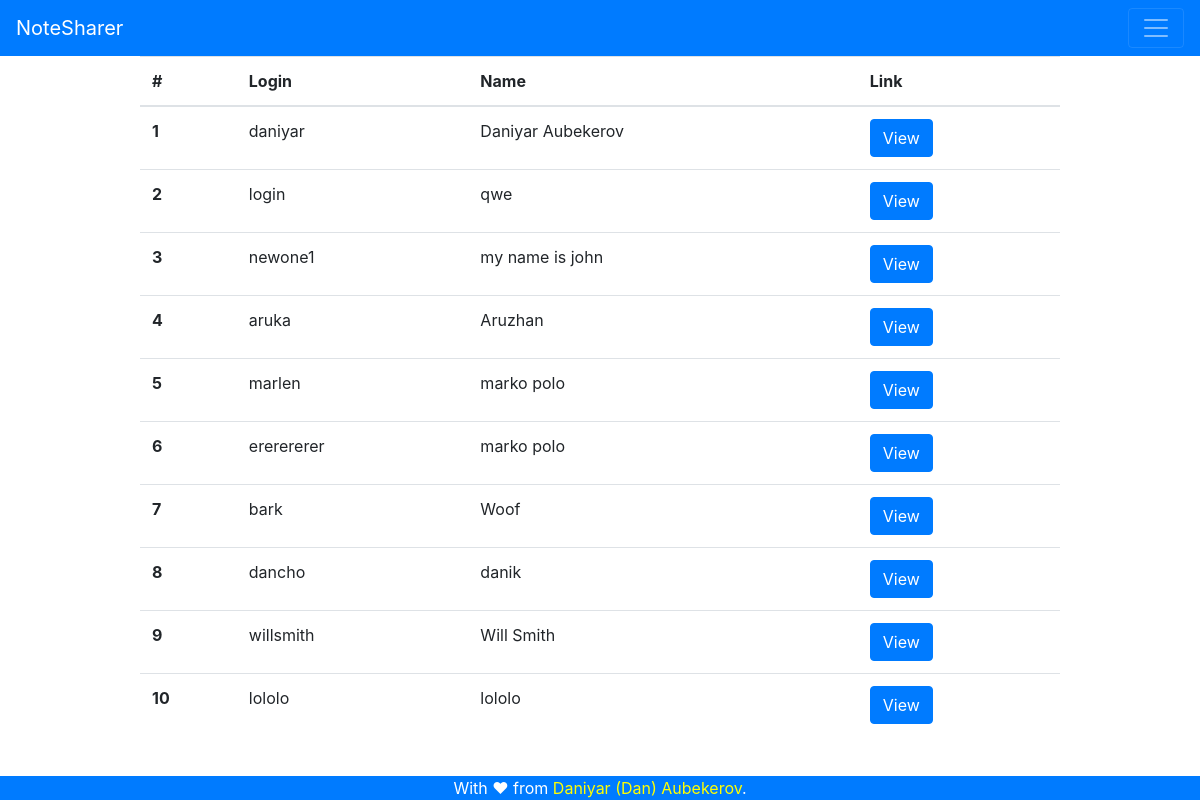
Before: /users (signed in) with the older database file.
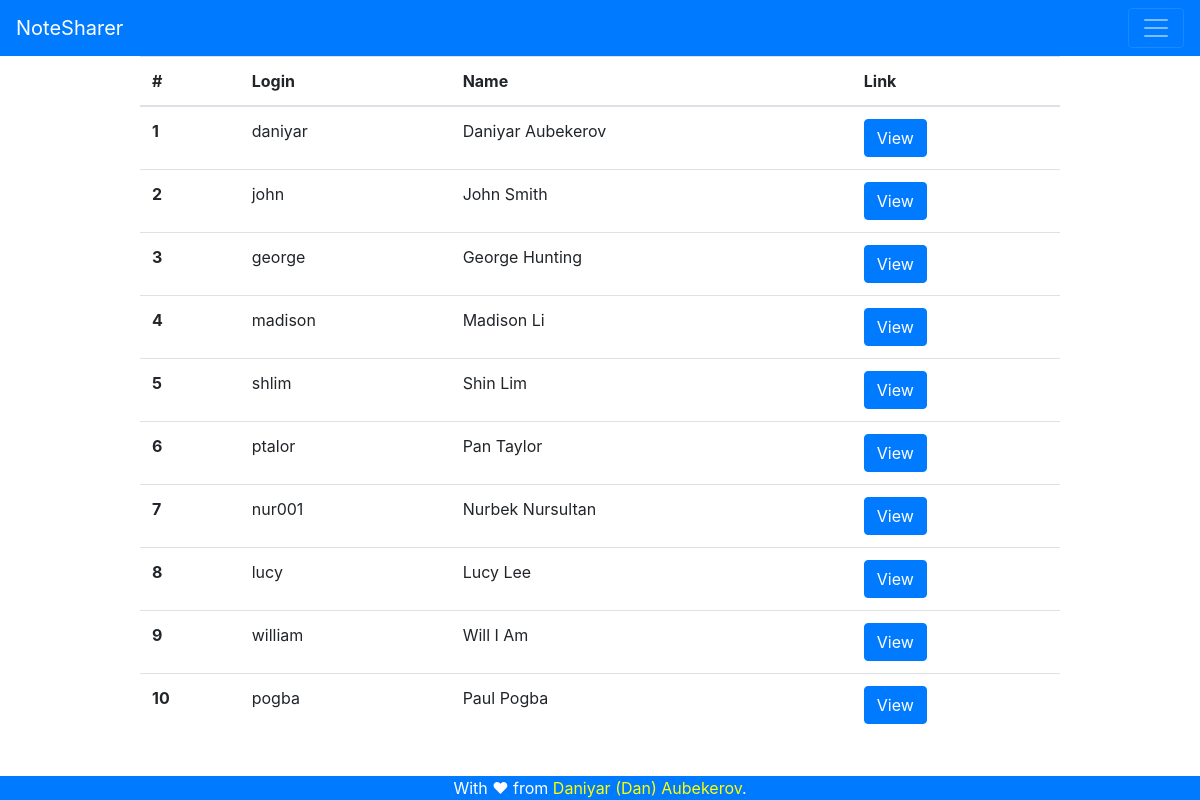
After: the same page with the newer database file.
### tables this page shows
CREATE TABLE 'accounts' (
'id' INTEGER PRIMARY KEY,
'login' VARCHAR(255),
'password' VARCHAR(255),
'name' VARCHAR(255)
, 'university' VARCHAR(255), 'github' VARCHAR(255));

### app.py (the view)
@app.route('/users')
def all_users():
    if (not session['user']):
        return render_template('404.html', error = 'You are not loged in to view this page')
    context = dict()
    db_connection = sqlite3.connect('database.db')
    cursor = db_connection.cursor()
    cursor.execute('SELECT * FROM accounts;')
    users = cursor.fetchall()
    cursor.close()
    context['users'] = users
    return render_template('all_users.html', context = context)

### templates/all_users.html (shortened to what this page needs)
{% extends 'base.html' %}
{% block body %}
    <div class="container">
        <div class="row">
            <div class="col-sm-1"></div>
            <div class="col-lg-10">
                <table class="table table-hover">
                    <thead>
                        <tr>
                        <th scope="col">#</th>
                        <th scope="col">Login</th>
                        <th scope="col">Name</th>
                        <th scope="col">Link</th>
                        </tr>
                    </thead>
                    <tbody>
                        {% for user in context['users'] %}
                            <tr>
                                <th scope="row">{{user[0]}}</th>
                                <td>{{user[1]}}</td>
                                <td>{{user[3]}}</td>
                                <td><a href = "{{url_for('user', login = user[1])}}" class = "btn btn-primary">View</a></td>
                            </tr>
                        {% endfor %}
                    </tbody>
                </table>
            </div>
            <div class="col-sm-1"></div>
        </div>
    </div>
{% endblock %}

### templates/base.html (shortened to what this page needs)
<!DOCTYPE html>
<html lang="en">
    <head>
        <link rel="stylesheet" href="https://cdn.jsdelivr.net/npm/bootstrap@4.5.3/dist/css/bootstrap.min.css">
    </head>
    <body>
        <main>
            <nav class="navbar navbar-dark bg-primary">
                <a class="navbar-brand" href="{{ url_for('index') }}">NoteSharer</a>
                {% if session['user'] %}
                    <button class="navbar-toggler" type="button" data-toggle="collapse" data-target="#navbarText" aria-controls="navbarText" aria-expanded="false" aria-label="Toggle navigation">
                        <span class="navbar-toggler-icon"></span>
                    </button>
                {% else %}
                    <a class="btn btn-light" href="{{ url_for('login') }}">Login </a>
                    <a class="btn btn-light" href="{{url_for('register')}}">Registration</a>
                {% endif %}
            </nav>
            {% block body %}{% endblock %}
            {% if not context['main'] %}
            <footer class="footer bg-primary" style = "position: fixed; left: 0; bottom: 0; width: 100%; color:white; text-align: center;">
                <div class="container">
                    <span class="">With ♥ from <a href = "https://daniyardake.github.io/" style = "color:yellow;">Daniyar (Dan) Aubekerov</a>.</span>
                </div>
            </footer>
            {% endif %}
        </main>
    </body>
</html>

Changed rows visible on the page:
changed accounts id 2: login "login" → "john"; name "qwe" → "John Smith"
changed accounts id 3: login "newone1" → "george"; name "my name is john" → "George Hunting"
changed accounts id 4: login "aruka" → "madison"; name "Aruzhan" → "Madison Li"
changed accounts id 5: login "marlen" → "shlim"; name "marko polo" → "Shin Lim"
changed accounts id 6: login "ererererer" → "ptalor"; name "marko polo" → "Pan Taylor"
changed accounts id 7: login "bark" → "nur001"; name "Woof" → "Nurbek Nursultan"
changed accounts id 8: login "dancho" → "lucy"; name "danik" → "Lucy Lee"
changed accounts id 9: login "willsmith" → "william"; name "Will Smith" → "Will I Am"
changed accounts id 10: login "lololo" → "pogba"; name "lololo" → "Paul Pogba"
